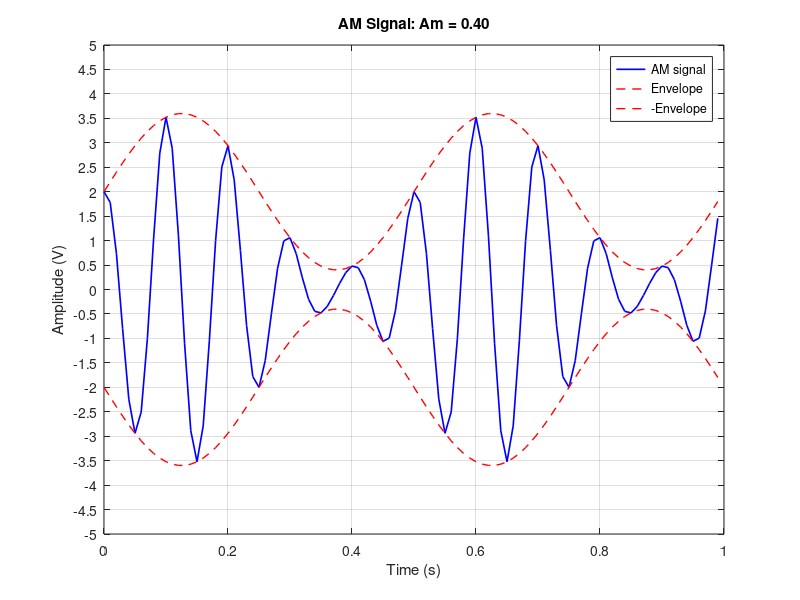
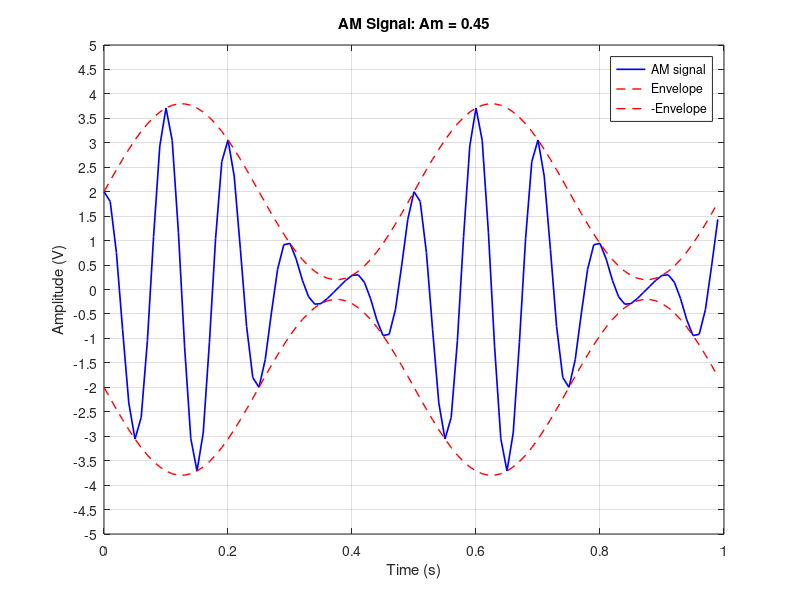
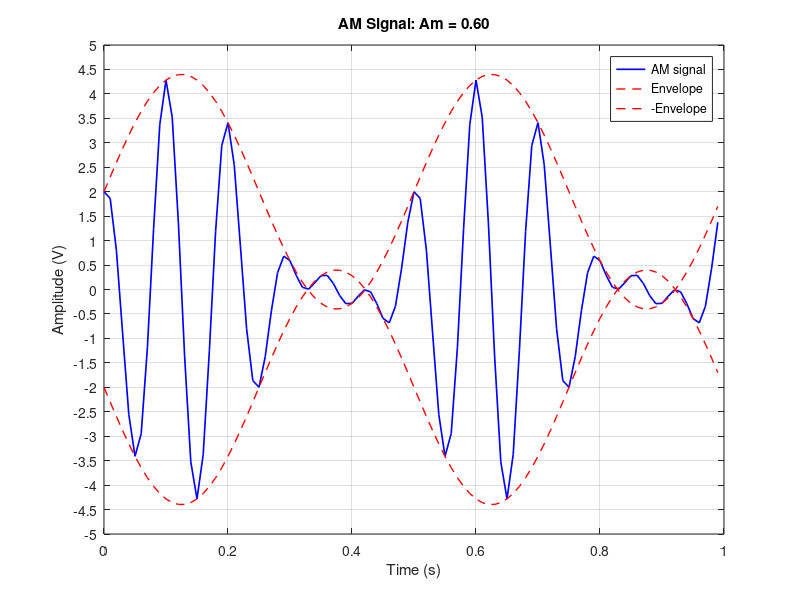

The MATLAB source for these figures, in order: (Note: this script raises an error after producing the figures.)
% SPDX-License-Identifier: GNU AGPL-3.0-or-later
% Copyright (C) 2025 Kenneth Chan <kenc0728@gmail.com>
% Kenneth Chan 

clear;
close all;
clc;

% PARAMS
Ac = 2;            
fc = 10;           
fm = 2;           
ka = 2;           
fs = 100;         
N = 2000;          
t = (0:N-1)/fs;    

Am_values = [0.4, 0.45, 0.6];

for k = 1:length(Am_values)
    Am = Am_values(k);

    % Message and AM signal
    m = Am * sin(2*pi*fm*t);
    sigma_part_e = Ac * (1 + ka*m) .* cos(2*pi*fc*t);

    % Envelope
    envelope = Ac * (1 + ka*m);

    % Modulation index, if it is greater than 100%, than it is
    % overmodulated
    mu = ka * Am;

    % Display results
    fprintf('Am = %.2f Modulation index = %.2f%%\n', Am, mu*100);

    
    % Plotting envelope
    figure;
    plot(t(1:fs), sigma_part_e(1:fs), 'b', 'LineWidth', 1.2); hold on;
    plot(t(1:fs), envelope(1:fs), 'r--', 'LineWidth', 1);
    plot(t(1:fs), -envelope(1:fs), 'r--', 'LineWidth', 1);
    title_str = sprintf('AM Signal: Am = %.2f', Am);
    ylim([-5 5]);               
    yticks(-5:0.5:5);           
    title(title_str);
    xlabel('Time (s)');
    ylabel('Amplitude (V)');
    legend('AM signal','Envelope','-Envelope');
    grid on;
end

%% Question 4
sigma_squared = 1; 
sigma = sqrt(sigma_squared); 
N = 1e6; 
% Rayleigh dist 
nI = sqrt(sigma_squared) * randn(N,1);
nQ = sqrt(sigma_squared) * randn(N,1);
R = sqrt(nI.^2 + nQ.^2);  
desired_prob = 1e-3; 

rho = sigma * sqrt(-2 * log(desired_prob));  % from P(R>rho)=exp(-rho^2/(2σ^2))

% PLOTTING TIME
figure;

% Make histogram of simulated data
histogram(R, 100, 'Normalization', 'pdf');   
hold on;                                      

r = 0:0.01:max(R);                            

% Theoretical Rayleigh pdf and plotting it
pdf_theory = (r / sigma_squared) .* exp(-r.^2 / (2 * sigma_squared));
plot(r, pdf_theory, 'r', 'LineWidth', 1.5);  

% Threshold line
xline(rho, 'k', 'LineWidth', 2);        

% Add labels and title
title('PDF of R with threshold');
xlabel('R');
ylabel('p(R)');
legend('Simulated data', 'Theory', 'Threshold');
grid on;

frac_exceed = mean(R > rho);
fprintf('Simulated fraction above rho = %.4e, Theoretical = %.4e\n', frac_exceed, desired_prob);

% part e, decrease sigma squared by 1dB
sigma_squared_part_e = sigma_squared * 10^(-1/10); 
sigma_part_e = sqrt(sigma_squared_part_e); 

% Generate new Rayleigh distributed random variables with decreased sigma
nI_part_e = sqrt(sigma_squared_part_e) * randn(N, 1);
nQ_part_e = sqrt(sigma_squared_part_e) * randn(N, 1);
R_part_e = sqrt(nI_part_e.^2 + nQ_part_e.^2);  

% Make histogram of new simulated data
figure;
histogram(R_part_e, 100, 'Normalization', 'pdf');   
hold on;                                      

% Theoretical Rayleigh pdf for decreased sigma and plotting it
pdf_theory_part_e = (r / sigma_squared_part_e) .* exp(-r.^2 / (2 * sigma_squared_part_e));
plot(r, pdf_theory_part_e, 'r', 'LineWidth', 1.5);  

xline(rho, 'k', 'LineWidth', 2);        
title('PDF of R with decreased sigma threshold');
xlabel('R');
ylabel('p(R)');
legend('Simulated data', 'Theory', 'Threshold');
grid on;

frac_exceed_part_e = mean(R_part_e > rho);
fprintf('Simulated fraction above rho (decreased sigma) = %.4e\n', frac_exceed_part_e);

% part f, increase sigma squared by 1 dB 
sigma_squared_part_f = sigma_squared * 10^(1/10); 
sigma_part_f = sqrt(sigma_squared_part_f); 

nI_part_f = sqrt(sigma_squared_part_f) * randn(N, 1);
nQ_part_f = sqrt(sigma_squared_part_f) * randn(N, 1);
R_part_f = sqrt(nI_part_f.^2 + nQ_part_f.^2);  

% Make histogram of new simulated data for increased sigma
figure;
histogram(R_part_f, 100, 'Normalization', 'pdf');   
hold on;                                      

% Theoretical Rayleigh pdf for increased sigma and plotting it
pdf_theory_part_f = (r / sigma_squared_part_f) .* exp(-r.^2 / (2 * sigma_squared_part_f));
plot(r, pdf_theory_part_f, 'r', 'LineWidth', 1.5);  

xline(rho, 'k', 'LineWidth', 2);        
title('PDF of R with increased sigma threshold');
xlabel('R');
ylabel('p(R)');
legend('Simulated data', 'Theory', 'Threshold');
grid on;

frac_exceed_part_f = mean(R_part_f > rho);
fprintf('Simulated fraction above rho (increased sigma) = %.4e\n', frac_exceed_part_f);

% part g 
% Theoretical probabilities
P_theory_0dB = exp(-rho^2 / (2 * sigma_squared));
P_theory_neg_dB = exp(-rho^2 / (2 * sigma_squared_part_e));
P_theory_one_dB = exp(-rho^2 / (2 * sigma_squared_part_f));
fprintf('At -1 dB: %2.e\n', P_theory_neg_dB); 
fprintf('At 0 dB: %2.e \n', P_theory_0dB);
fprintf('At 1 dB: %2.e \n', P_theory_one_dB); 

fprintf('Ratio of probability -1dB/1dB:%2.e \n', P_theory_neg_dB/P_theory_one_dB); 
% This seems to imply that changing sigma_squared by 1dB 
% changes the probability by 4%. 

% Part h 
desired_prob_2 = 1e-4;
rho_2 = sigma * sqrt(-2 * log(desired_prob_2));

P_low2 = exp(-rho_2^2 / (2 * sigma_squared_part_e));
P_high2 = exp(-rho_2^2 / (2 * sigma_squared_part_f));

fprintf('\nFor probability P = 10^-4:\n');
fprintf('At -1dB: Theoretical = %.4e\n', P_low2);
fprintf('At 0dB:  Theoretical = %.4e\n', desired_prob_2);
fprintf('At 1dB : Theoretical = %.4e\n', P_high2);
fprintf('Ratio between -1dB and +1dB ≈ %.1e\n', P_low2 / P_high2);
% The ratio between -1dB and 1dB for the probability = 10^-4 is
% about 3 times less then the ratio between -1dB and 1dB 
% for the probabilty 10^-3
% The smaller the probability, the smaller the probability found in the
% tail, which will decrease the ratio between -1dB and 1dB 
